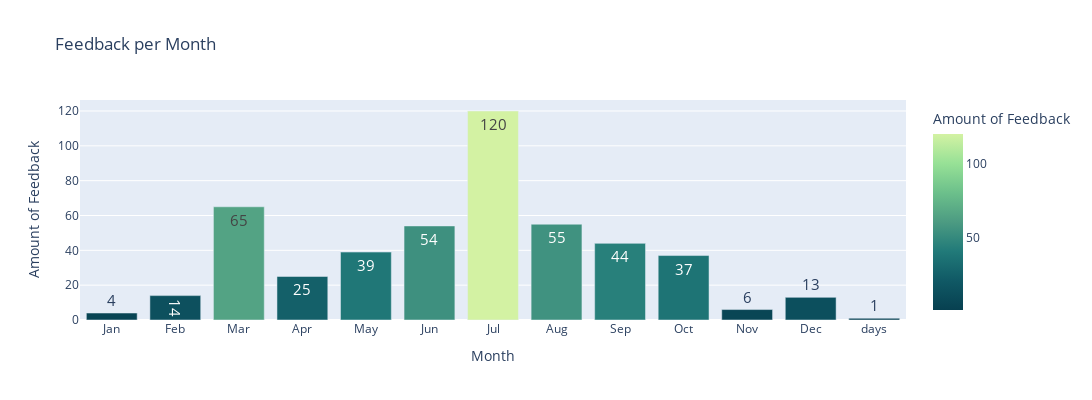

The code cell stored with this chart in its notebook:
### Code cell
data_month = data['date_created_month'].value_counts().reset_index()
order = {'index':['Jan','Feb','Mar','Apr','May','Jun','Jul','Aug','Sep','Oct','Nov','Dec']}

fig = px.bar(
    data_month,
    x='index',
    y='date_created_month',
    color='date_created_month',
    # color_continuous_scale=px.colors.sequential.Viridis,
    color_continuous_scale=str(px.colors.named_colorscales()[15])+'_r',
    category_orders=order,
    width=1200,
    height=400,
    text_auto=True,
    labels={"index":"Month","date_created_month":"Amount of Feedback"},
    title="Feedback per Month")

fig.update_traces(textfont_size=15)

fig.show()

### Figure 1 — Plotly figure (JSON) as saved in the notebook; plotly's stock layout.template omitted (floating-point values rounded to 4 significant figures)
{"data": [{"alignmentgroup": "True", "hovertemplate": "Month=%{x}<br>Amount of Feedback=%{marker.color}<extra></extra>", "legendgroup": "", "marker": {"color": [120, 65, 55, 54, 44, 39, 37, 25, 14, 13, 6, 4, 1], "coloraxis": "coloraxis", "pattern": {"shape": ""}}, "name": "", "offsetgroup": "", "orientation": "v", "showlegend": false, "textfont": {"size": 15}, "textposition": "auto", "texttemplate": "%{y}", "type": "bar", "x": ["Jul", "Mar", "Aug", "Jun", "Sep", "May", "Oct", "Apr", "Feb", "Dec", "Nov", "Jan", "days"], "xaxis": "x", "y": [120, 65, 55, 54, 44, 39, 37, 25, 14, 13, 6, 4, 1], "yaxis": "y"}], "layout": {"barmode": "relative", "coloraxis": {"colorbar": {"title": {"text": "Amount of Feedback"}}, "colorscale": [[0, "rgb(7, 64, 80)"], [0.1667, "rgb(16, 89, 101)"], [0.3333, "rgb(33, 122, 121)"], [0.5, "rgb(76, 155, 130)"], [0.6667, "rgb(108, 192, 139)"], [0.8333, "rgb(151, 225, 150)"], [1, "rgb(211, 242, 163)"]]}, "height": 400, "legend": {"tracegroupgap": 0}, "title": {"text": "Feedback per Month"}, "width": 1200, "xaxis": {"anchor": "y", "categoryarray": ["Jan", "Feb", "Mar", "Apr", "May", "Jun", "Jul", "Aug", "Sep", "Oct", "Nov", "Dec"], "categoryorder": "array", "domain": [0, 1], "title": {"text": "Month"}}, "yaxis": {"anchor": "x", "domain": [0, 1], "title": {"text": "Amount of Feedback"}}}}
